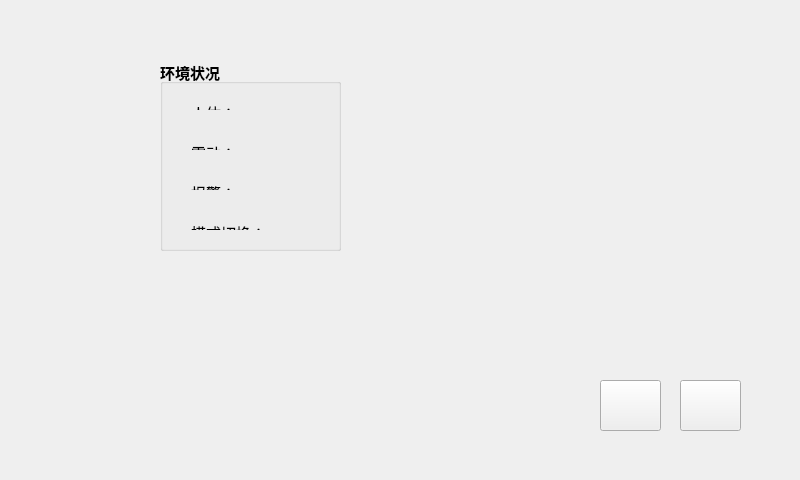
<?xml version="1.0" encoding="UTF-8"?>
<ui version="4.0">
 <class>Widget</class>
 <widget class="QWidget" name="Widget">
  <property name="geometry">
   <rect>
    <x>0</x>
    <y>0</y>
    <width>800</width>
    <height>480</height>
   </rect>
  </property>
  <property name="maximumSize">
   <size>
    <width>800</width>
    <height>480</height>
   </size>
  </property>
  <property name="windowTitle">
   <string>Widget</string>
  </property>
  <widget class="QGroupBox" name="groupBox">
   <property name="geometry">
    <rect>
     <x>160</x>
     <y>60</y>
     <width>181</width>
     <height>191</height>
    </rect>
   </property>
   <property name="font">
    <font>
     <pointsize>11</pointsize>
     <weight>75</weight>
     <bold>true</bold>
    </font>
   </property>
   <property name="title">
    <string>环境状况</string>
   </property>
   <widget class="QWidget" name="layoutWidget">
    <property name="geometry">
     <rect>
      <x>20</x>
      <y>30</y>
      <width>141</width>
      <height>31</height>
     </rect>
    </property>
    <layout class="QHBoxLayout" name="horizontalLayout">
     <item>
      <widget class="QLabel" name="label">
       <property name="text">
        <string>&lt;!DOCTYPE HTML PUBLIC &quot;-//W3C//DTD HTML 4.0//EN&quot; &quot;http://www.w3.org/TR/REC-html40/strict.dtd&quot;&gt;
&lt;html&gt;&lt;head&gt;&lt;meta name=&quot;qrichtext&quot; content=&quot;1&quot; /&gt;&lt;style type=&quot;text/css&quot;&gt;
p, li { white-space: pre-wrap; }
&lt;/style&gt;&lt;/head&gt;&lt;body style=&quot; font-family:'SimSun'; font-size:11pt; font-weight:600; font-style:normal;&quot;&gt;
&lt;p style=&quot; margin-top:0px; margin-bottom:0px; margin-left:0px; margin-right:0px; -qt-block-indent:0; text-indent:0px;&quot;&gt;&lt;span style=&quot; font-family:'宋体'; font-weight:400; color:#000000;&quot;&gt;人体：&lt;/span&gt;&lt;/p&gt;&lt;/body&gt;&lt;/html&gt;</string>
       </property>
      </widget>
     </item>
     <item>
      <widget class="QLabel" name="manLabel">
       <property name="text">
        <string>&lt;!DOCTYPE HTML PUBLIC &quot;-//W3C//DTD HTML 4.0//EN&quot; &quot;http://www.w3.org/TR/REC-html40/strict.dtd&quot;&gt;
&lt;html&gt;&lt;head&gt;&lt;meta name=&quot;qrichtext&quot; content=&quot;1&quot; /&gt;&lt;style type=&quot;text/css&quot;&gt;
p, li { white-space: pre-wrap; }
&lt;/style&gt;&lt;/head&gt;&lt;body style=&quot; font-family:'SimSun'; font-size:9pt; font-weight:400; font-style:normal;&quot;&gt;
&lt;p style=&quot;-qt-paragraph-type:empty; margin-top:0px; margin-bottom:0px; margin-left:0px; margin-right:0px; -qt-block-indent:0; text-indent:0px; font-family:'宋体';&quot;&gt;&lt;/p&gt;&lt;/body&gt;&lt;/html&gt;</string>
       </property>
      </widget>
     </item>
    </layout>
   </widget>
   <widget class="QWidget" name="layoutWidget_2">
    <property name="geometry">
     <rect>
      <x>20</x>
      <y>110</y>
      <width>141</width>
      <height>31</height>
     </rect>
    </property>
    <layout class="QHBoxLayout" name="horizontalLayout_3">
     <item>
      <widget class="QLabel" name="label_6">
       <property name="text">
        <string>&lt;!DOCTYPE HTML PUBLIC &quot;-//W3C//DTD HTML 4.0//EN&quot; &quot;http://www.w3.org/TR/REC-html40/strict.dtd&quot;&gt;
&lt;html&gt;&lt;head&gt;&lt;meta name=&quot;qrichtext&quot; content=&quot;1&quot; /&gt;&lt;style type=&quot;text/css&quot;&gt;
p, li { white-space: pre-wrap; }
&lt;/style&gt;&lt;/head&gt;&lt;body style=&quot; font-family:'SimSun'; font-size:11pt; font-weight:600; font-style:normal;&quot;&gt;
&lt;p style=&quot; margin-top:0px; margin-bottom:0px; margin-left:0px; margin-right:0px; -qt-block-indent:0; text-indent:0px;&quot;&gt;&lt;span style=&quot; font-family:'宋体'; font-weight:400; color:#000000;&quot;&gt;报警：&lt;/span&gt;&lt;/p&gt;&lt;/body&gt;&lt;/html&gt;</string>
       </property>
      </widget>
     </item>
     <item>
      <widget class="QLabel" name="alarmLabel">
       <property name="text">
        <string>&lt;!DOCTYPE HTML PUBLIC &quot;-//W3C//DTD HTML 4.0//EN&quot; &quot;http://www.w3.org/TR/REC-html40/strict.dtd&quot;&gt;
&lt;html&gt;&lt;head&gt;&lt;meta name=&quot;qrichtext&quot; content=&quot;1&quot; /&gt;&lt;style type=&quot;text/css&quot;&gt;
p, li { white-space: pre-wrap; }
&lt;/style&gt;&lt;/head&gt;&lt;body style=&quot; font-family:'SimSun'; font-size:9pt; font-weight:400; font-style:normal;&quot;&gt;
&lt;p style=&quot;-qt-paragraph-type:empty; margin-top:0px; margin-bottom:0px; margin-left:0px; margin-right:0px; -qt-block-indent:0; text-indent:0px; font-family:'宋体';&quot;&gt;&lt;/p&gt;&lt;/body&gt;&lt;/html&gt;</string>
       </property>
      </widget>
     </item>
    </layout>
   </widget>
   <widget class="QWidget" name="layoutWidget_3">
    <property name="geometry">
     <rect>
      <x>20</x>
      <y>150</y>
      <width>131</width>
      <height>31</height>
     </rect>
    </property>
    <layout class="QHBoxLayout" name="horizontalLayout_4">
     <item>
      <widget class="QLabel" name="label_8">
       <property name="text">
        <string>&lt;!DOCTYPE HTML PUBLIC &quot;-//W3C//DTD HTML 4.0//EN&quot; &quot;http://www.w3.org/TR/REC-html40/strict.dtd&quot;&gt;
&lt;html&gt;&lt;head&gt;&lt;meta name=&quot;qrichtext&quot; content=&quot;1&quot; /&gt;&lt;style type=&quot;text/css&quot;&gt;
p, li { white-space: pre-wrap; }
&lt;/style&gt;&lt;/head&gt;&lt;body style=&quot; font-family:'SimSun'; font-size:11pt; font-weight:600; font-style:normal;&quot;&gt;
&lt;p style=&quot; margin-top:0px; margin-bottom:0px; margin-left:0px; margin-right:0px; -qt-block-indent:0; text-indent:0px;&quot;&gt;&lt;span style=&quot; font-family:'宋体'; font-weight:400; color:#000000;&quot;&gt;模式切换：&lt;/span&gt;&lt;/p&gt;&lt;/body&gt;&lt;/html&gt;</string>
       </property>
      </widget>
     </item>
    </layout>
   </widget>
   <widget class="QWidget" name="layoutWidget_4">
    <property name="geometry">
     <rect>
      <x>20</x>
      <y>70</y>
      <width>141</width>
      <height>31</height>
     </rect>
    </property>
    <layout class="QHBoxLayout" name="horizontalLayout_2">
     <item>
      <widget class="QLabel" name="label_4">
       <property name="text">
        <string>&lt;!DOCTYPE HTML PUBLIC &quot;-//W3C//DTD HTML 4.0//EN&quot; &quot;http://www.w3.org/TR/REC-html40/strict.dtd&quot;&gt;
&lt;html&gt;&lt;head&gt;&lt;meta name=&quot;qrichtext&quot; content=&quot;1&quot; /&gt;&lt;style type=&quot;text/css&quot;&gt;
p, li { white-space: pre-wrap; }
&lt;/style&gt;&lt;/head&gt;&lt;body style=&quot; font-family:'SimSun'; font-size:11pt; font-weight:600; font-style:normal;&quot;&gt;
&lt;p style=&quot; margin-top:0px; margin-bottom:0px; margin-left:0px; margin-right:0px; -qt-block-indent:0; text-indent:0px;&quot;&gt;&lt;span style=&quot; font-family:'宋体'; font-weight:400; color:#000000;&quot;&gt;震动：&lt;/span&gt;&lt;/p&gt;&lt;/body&gt;&lt;/html&gt;</string>
       </property>
      </widget>
     </item>
     <item>
      <widget class="QLabel" name="shakeLabel">
       <property name="text">
        <string>&lt;!DOCTYPE HTML PUBLIC &quot;-//W3C//DTD HTML 4.0//EN&quot; &quot;http://www.w3.org/TR/REC-html40/strict.dtd&quot;&gt;
&lt;html&gt;&lt;head&gt;&lt;meta name=&quot;qrichtext&quot; content=&quot;1&quot; /&gt;&lt;style type=&quot;text/css&quot;&gt;
p, li { white-space: pre-wrap; }
&lt;/style&gt;&lt;/head&gt;&lt;body style=&quot; font-family:'SimSun'; font-size:9pt; font-weight:400; font-style:normal;&quot;&gt;
&lt;p style=&quot;-qt-paragraph-type:empty; margin-top:0px; margin-bottom:0px; margin-left:0px; margin-right:0px; -qt-block-indent:0; text-indent:0px; font-family:'宋体';&quot;&gt;&lt;/p&gt;&lt;/body&gt;&lt;/html&gt;</string>
       </property>
      </widget>
     </item>
    </layout>
   </widget>
  </widget>
  <widget class="QPushButton" name="navButton">
   <property name="geometry">
    <rect>
     <x>680</x>
     <y>380</y>
     <width>61</width>
     <height>51</height>
    </rect>
   </property>
   <property name="text">
    <string/>
   </property>
  </widget>
  <widget class="QPushButton" name="setButton">
   <property name="geometry">
    <rect>
     <x>600</x>
     <y>380</y>
     <width>61</width>
     <height>51</height>
    </rect>
   </property>
   <property name="text">
    <string/>
   </property>
  </widget>
 </widget>
 <layoutdefault spacing="6" margin="11"/>
 <resources/>
 <connections/>
</ui>
